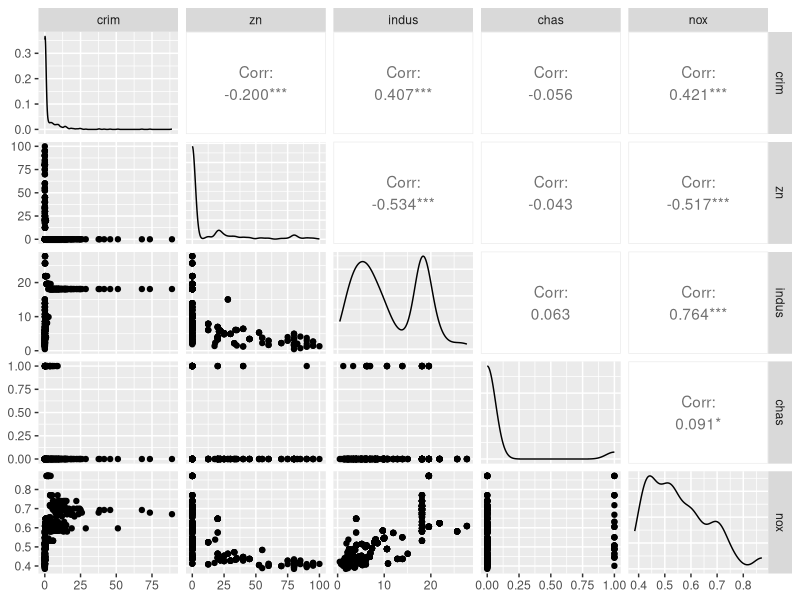
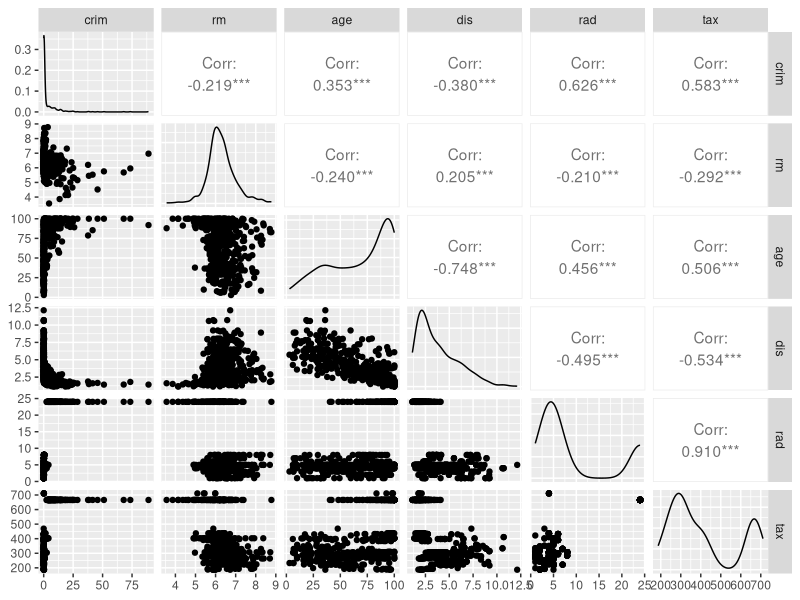
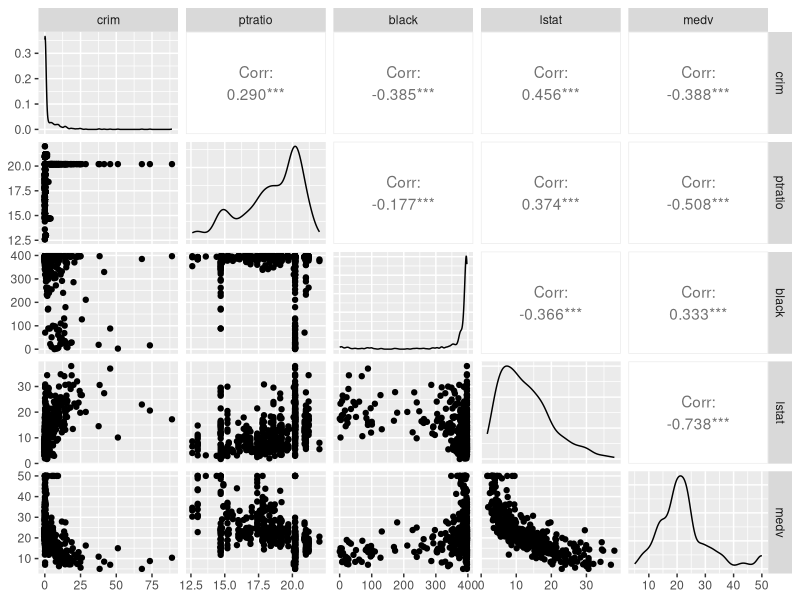
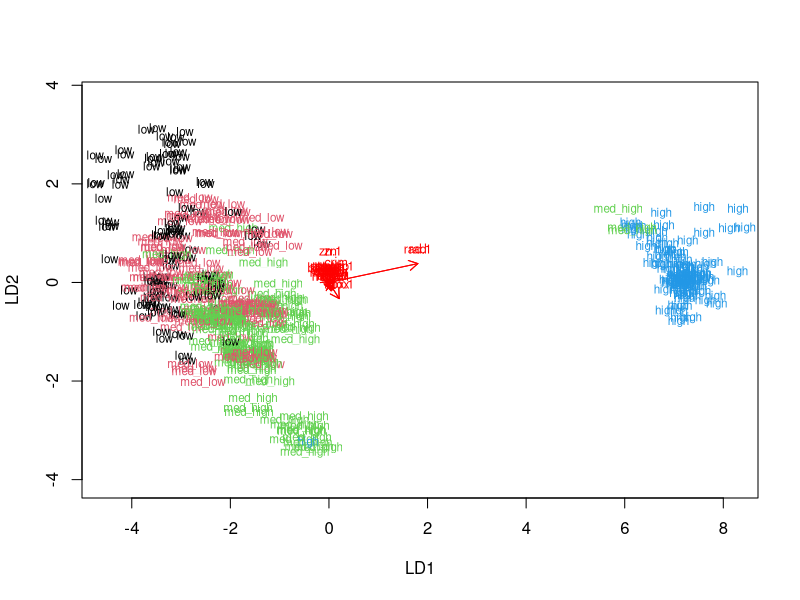
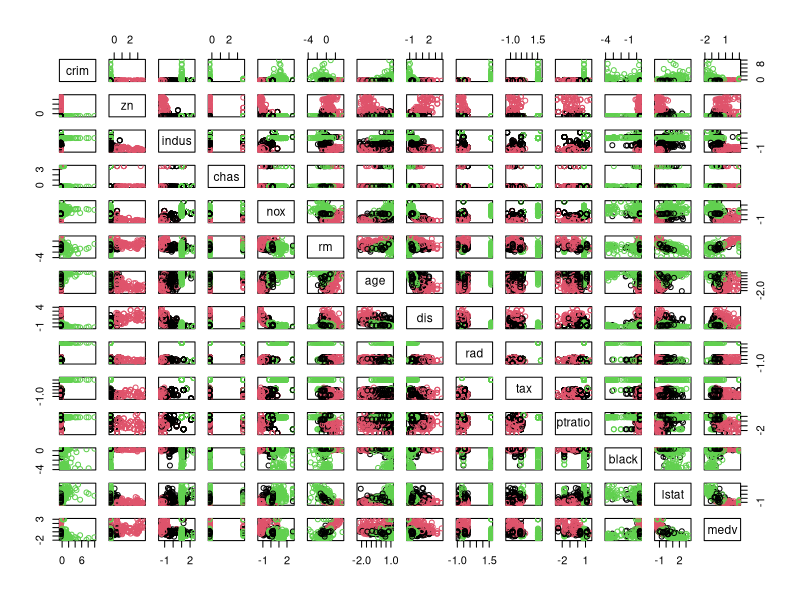

Generate these figures, in order, with R:
## ---- chunk 1
#' Load the required packages
library(MASS)
library(ggplot2)
library(GGally)

data("Boston")

#' Explore data structure
#' it has 506 observations and 14 attributes/variables
dim(Boston)
str(Boston)

#'check for nas
colSums(is.na(Boston))

#' check summaries of each variables
summary(Boston)

ggpairs(Boston[1:5])
## ---- chunk 2
ggpairs(Boston[c(1,6:10)])
## ---- chunk 3
ggpairs(Boston[c(1,11:14)])
## ---- chunk 4
library(dplyr)
#' Scale the original data set
#' this is results to each attibute to have mean = 0
scaled.B<- scale(Boston) %>% as.data.frame()

#'
summary(scaled.B)

#'
class(scaled.B)
## ---- chunk 5
#' print summary of variable 'crim'
summary(scaled.B$crim)

#' create quantile vector of crim
bins<- quantile(scaled.B$crim)

#' create  categorical variable 'crime'
crime <- cut(scaled.B$crim, breaks = bins, include.lowest = TRUE, label = c("low", "med_low", "med_high", "high"))

# look at the table of the new factor crime
table(crime)

# remove original crim from the dataset
scaled.B <- dplyr::select(scaled.B, -crim) %>% data.frame(scaled.B, crime)

colnames(scaled.B)
head(scaled.B, 5)

## ---- chunk 6
# number of rows in the Boston dataset 
n <- nrow(scaled.B)

# choose randomly 80% of the rows
ind <- sample(n,  size = n * 0.8)

# create train set
train <- scaled.B[ind,]

#nrow(train) == n*.8

# create test set 
test <- scaled.B[-ind,]

# save the correct classes from test data
correct_classes <- test$crime

# remove the crime variable from test data
test <- dplyr::select(test, -crime)

## ---- chunk 7
# linear discriminant analysis
lda.fit <- lda(crime ~ . , data = train)

# print the lda.fit object
lda.fit

# the function for lda biplot arrows
lda.arrows <- function(x, myscale = 1, arrow_heads = 0.1, color = "red", tex = 0.75, choices = c(1,2)){
  heads <- coef(x)
  arrows(x0 = 0, y0 = 0, 
         x1 = myscale * heads[,choices[1]], 
         y1 = myscale * heads[,choices[2]], col=color, length = arrow_heads)
  text(myscale * heads[,choices], labels = row.names(heads), 
       cex = tex, col=color, pos=3)
}

# target classes as numeric
classes <- as.numeric(train$crime)

# plot the lda results
plot(lda.fit, dimen = 2, col = classes, pch = classes)
lda.arrows(lda.fit, myscale = 1)

## ---- chunk 8

# save the correct classes from test data
# correct_classes <- test$crime

# remove the crime variable from test data
# test <- dplyr::select(test, -crime)

# predict classes with test data
lda.pred <- predict(lda.fit, newdata = test)

# cross tabulate the results
table(correct = correct_classes, predicted = lda.pred$class)

## ---- chunk 9
Boston.std<- scale(Boston) %>% as.data.frame()

# euclidean distance matrix
dist_eu <- dist(Boston.std)

# look at the summary of the distances
summary(dist_eu)

# manhattan distance matrix
dist_man <- dist(Boston, method = "manhattan")

# look at the summary of the distances
summary(dist_man)

# k-means clustering
km <-kmeans(Boston.std, centers = 3)

# plot the Boston dataset with clusters
pairs(Boston.std, col = km$cluster)
#ggpairs(Boston.std[1:5], col = km$cluster)
#ggpairs(Boston.std[6:10], col = km$cluster)
#ggpairs(Boston.std[11:14], col = km$cluster)




